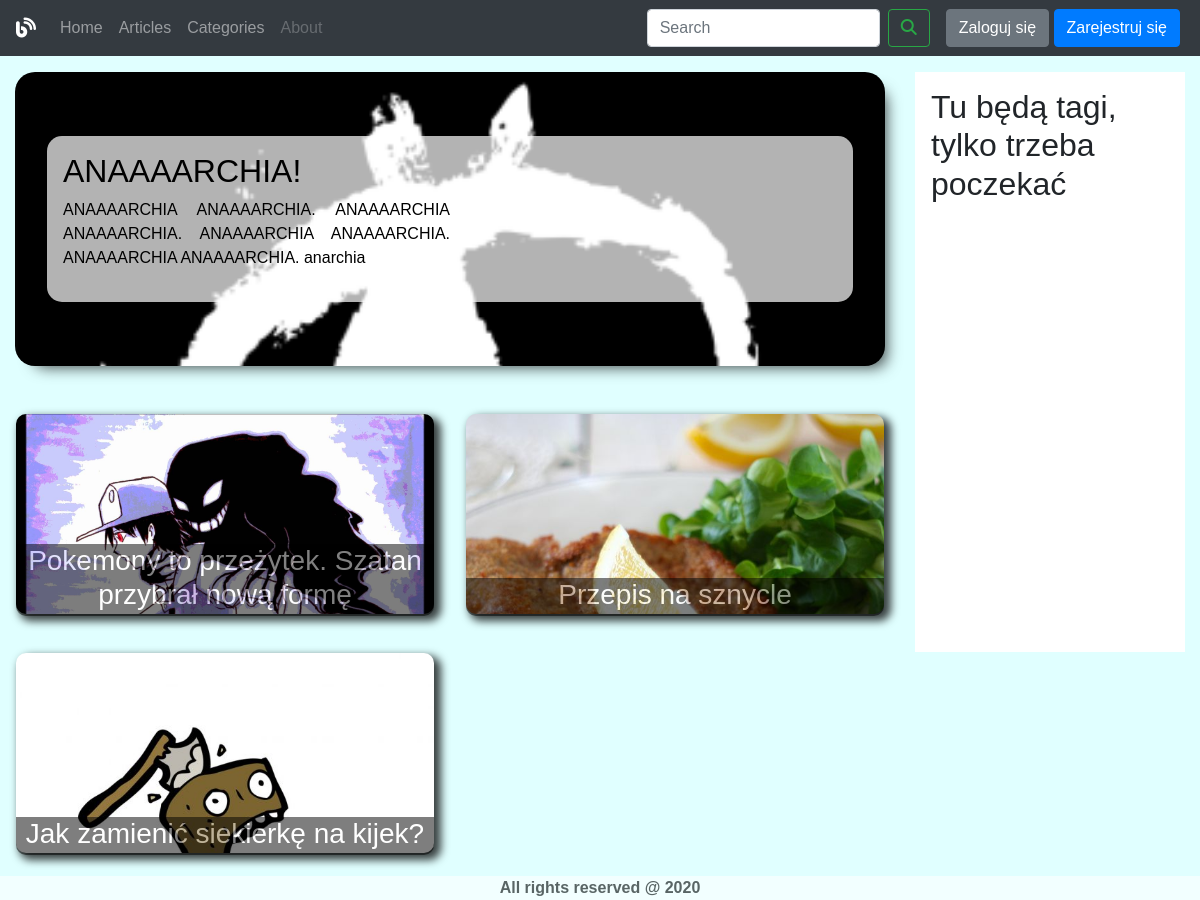
The page / on the database its author committed.
### articles/models.py (models this page shows, shortened)
class Article(models.Model):
    title = models.CharField(verbose_name="tytuł", max_length=100)
    headline = models.TextField(verbose_name="nagłówek")
    text = models.TextField(verbose_name="tekst")
    published_at = models.DateTimeField(verbose_name="data publikacji")
    image = models.ImageField(verbose_name="obraz", blank=True)
    categoryID = models.ManyToManyField('Category')
    AuthorID = models.ForeignKey('Author', on_delete=models.CASCADE)
    class Meta:
        ordering = ["published_at", "title"]
        verbose_name = "Artykuł"
        verbose_name_plural = "Artykuły"

### articles/views.py (the view)
# urls.py: path('', views.hello_world, name="index"),
def hello_world(request):
    articles = Article.objects.all().order_by("-published_at")
    return render(request, template_name="index.html", context={"articles":articles})

### articles/templates/index.html
{% extends "base.html" %}
{% block content_wrapper %}
    <main role="main" id="main-page-container">
        <div class="container-fluid mt-3">
            <div class="row">
                <div class="col-lg-9">
                {% for article in articles %}
                    {% if forloop.first %}
                    <a class="jumbotron col-12 position-relative " href="{% url "article display" article.id %}"
                        style="background-image: url({{ article.image.url }})" id="main-jumbo">
                        <div class="jumbotron-fill p-3">
                            <h2 class="d-block">{{ article.title }}</h2>
                            <p class="jumbo-desc">{{ article.headline }}</p>
                        </div>
                    </a>
                    <div class="row">
                    {% else %}
                        {% include "components/kafelek.html" %}
                    {% endif %}
                {% endfor %}
                    </div>
                </div>
                <div class="col-lg-3 align-self-end align-self-lg-auto">
                    <div class="p-3" id="tag-container">
                        <h2> Tu będą tagi, tylko trzeba poczekać</h2>
                    </div>
                </div>
            </div>
        </div>
    </main>
{% endblock %}

### articles/templates/components/kafelek.html
{% load static %}
<div class="col-md-6 p-3">
    <a class="kafelek" href="{% url 'article display' article.id %}"
       style="background-image: url('{{ article.image.url }}')" >
        <h3>{{ article.title }}</h3>
    </a>
</div>

### articles/static/sources/css/styles.css (style rules this page uses)
body { background: lightcyan; font-family: "Trebuchet MS", sans-serif; }
#tag-container { background-color: white; height: 200px; }
.kafelek { border-radius: 10px; position: relative; margin: auto; background-color: beige; background-size: cover; display: inline-block; height: 200px; width: 100%; transition: 0.25s; -webkit-box-shadow: 5px 5px 8px 2px rgba(0,0,0,0.75); -moz-box-shadow: 5px 5px 8px 2px rgba(0,0,0,0.75); box-shadow: 5px 5px 8px 2px rgba(0,0,0,0.75); }
.kafelek > h3 { position: absolute; bottom: -10px; height: auto; width: 100%; border-radius: 0 0 10px 10px; padding-bottom: 5px; color: white; text-align: center; background-color: black; opacity: 0.5; }
.jumbotron { -webkit-box-shadow: 10px 10px 15px -9px rgba(0,0,0,0.75); -moz-box-shadow: 10px 10px 15px -9px rgba(0,0,0,0.75); box-shadow: 10px 10px 15px -9px rgba(0,0,0,0.75); color: black; text-decoration: none; border-radius: 20px; display: inline-block; background-size: cover; transition: 0.5s; }
.jumbotron-fill { background: rgba(256,256,256,.7); border-radius: 15px; }
.jumbo-desc { text-align: center; }
@media (min-width: 992px) { #tag-container { height: 580px; } }
@media (min-width: 1200px) { .jumbo-desc { text-align: justify; width: 50%; } }

### rows shown on the page
Article: image (picture), title "ANAAAARCHIA!", headline "ANAAAARCHIA ANAAAARCHIA. ANAAAARCHIA ANAAAARCHIA. ANAAAARCHIA ANAAAARCHIA. ANAAAARCHIA ANAAAARCHIA. anarchia"
Article: image (picture), title "Pokemony to przeżytek. Szatan przybrał nową formę"
Article: image (picture), title "Przepis na sznycle"
Article: image (picture), title "Jak zamienić siekierkę na kijek?"
